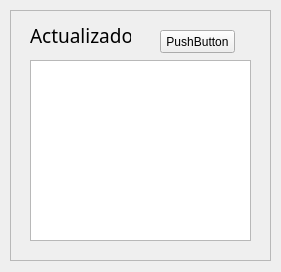
<?xml version="1.0" encoding="UTF-8"?>
<ui version="4.0">
 <class>Form</class>
 <widget class="QWidget" name="Form">
  <property name="windowModality">
   <enum>Qt::NonModal</enum>
  </property>
  <property name="geometry">
   <rect>
    <x>0</x>
    <y>0</y>
    <width>281</width>
    <height>272</height>
   </rect>
  </property>
  <property name="windowTitle">
   <string>Actualizador</string>
  </property>
  <property name="autoFillBackground">
   <bool>false</bool>
  </property>
  <widget class="QFrame" name="frame">
   <property name="geometry">
    <rect>
     <x>10</x>
     <y>10</y>
     <width>261</width>
     <height>251</height>
    </rect>
   </property>
   <property name="frameShape">
    <enum>QFrame::StyledPanel</enum>
   </property>
   <property name="frameShadow">
    <enum>QFrame::Raised</enum>
   </property>
   <widget class="QListWidget" name="listWidget">
    <property name="geometry">
     <rect>
      <x>20</x>
      <y>50</y>
      <width>221</width>
      <height>181</height>
     </rect>
    </property>
   </widget>
   <widget class="QLabel" name="label">
    <property name="geometry">
     <rect>
      <x>20</x>
      <y>10</y>
      <width>101</width>
      <height>31</height>
     </rect>
    </property>
    <property name="font">
     <font>
      <family>Gill Sans MT</family>
      <pointsize>14</pointsize>
     </font>
    </property>
    <property name="text">
     <string>Actualizador</string>
    </property>
   </widget>
   <widget class="QPushButton" name="pushButton">
    <property name="geometry">
     <rect>
      <x>150</x>
      <y>20</y>
      <width>75</width>
      <height>23</height>
     </rect>
    </property>
    <property name="focusPolicy">
     <enum>Qt::NoFocus</enum>
    </property>
    <property name="text">
     <string>PushButton</string>
    </property>
   </widget>
  </widget>
 </widget>
 <resources/>
 <connections/>
</ui>
